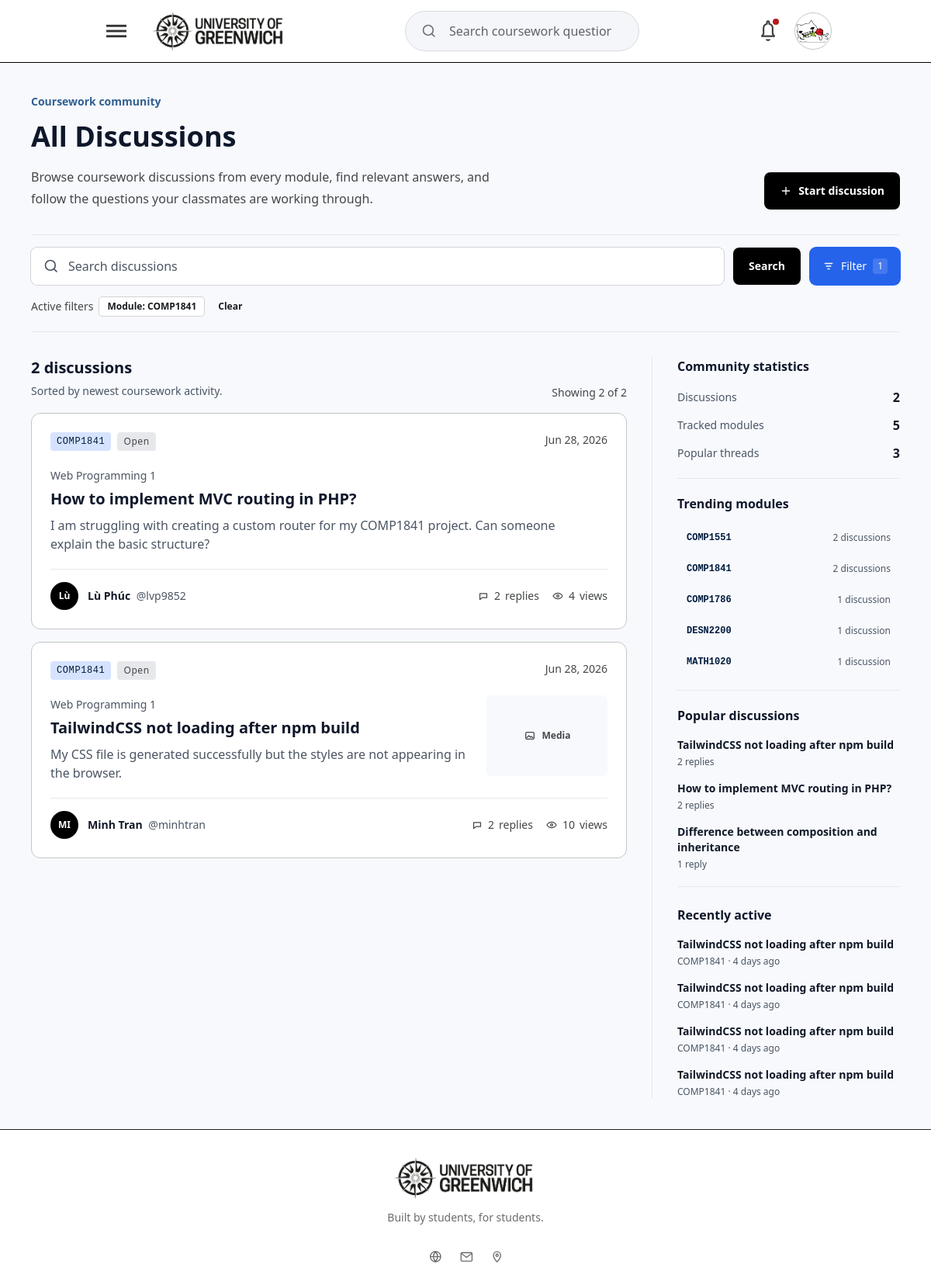
Page /discussions?module=COMP1841 (signed in) on the committed database.
### tables this page shows
CREATE TABLE `posts` (
  `id` int(11) NOT NULL AUTO_INCREMENT,
  `title` varchar(255) NOT NULL,
  `slug` varchar(255) DEFAULT NULL,
  `content` text NOT NULL,
  `status` enum('open','solved') DEFAULT 'open',
  `user_id` int(11) NOT NULL,
  `module_id` int(11) NOT NULL,
  `created_at` timestamp NOT NULL DEFAULT current_timestamp(),
  `updated_at` timestamp NULL DEFAULT NULL,
  `deleted_at` timestamp NULL DEFAULT NULL,
  PRIMARY KEY (`id`),
  UNIQUE KEY `slug` (`slug`),
  KEY `fk_posts_user` (`user_id`),
  KEY `fk_posts_module` (`module_id`),
  CONSTRAINT `fk_posts_module` FOREIGN KEY (`module_id`) REFERENCES `modules` (`id`) ON DELETE CASCADE,
  CONSTRAINT `fk_posts_user` FOREIGN KEY (`user_id`) REFERENCES `users` (`id`) ON DELETE CASCADE
);

CREATE TABLE `modules` (
  `id` int(11) NOT NULL AUTO_INCREMENT,
  `module_code` varchar(20) NOT NULL,
  `module_name` varchar(150) NOT NULL,
  `description` text DEFAULT NULL,
  `created_at` timestamp NOT NULL DEFAULT current_timestamp(),
  `updated_at` timestamp NULL DEFAULT NULL,
  PRIMARY KEY (`id`),
  UNIQUE KEY `module_code` (`module_code`)
);

### app/Views/discussions/index.php (the view, shortened to what the rows shown need)
<?php
$feedPosts = $posts ?? $discussions ?? [];
$popularDiscussions = $popularDiscussions ?? [];
$totalDiscussions = (int) ($totalDiscussions ?? count($feedPosts));
$discussionCountLabel = $totalDiscussions === 1 ? '1 discussion' : $totalDiscussions . ' discussions';
?>
<section class="box-border min-h-screen bg-[#f7f9fd] px-4 py-8 font-sans text-[#191c1f] sm:px-6 lg:px-10 lg:py-10">
    <div class="mx-auto flex max-w-[1280px] flex-col gap-8">
        <section class="grid gap-6 lg:grid-cols-[minmax(0,1fr)_auto] lg:items-end" aria-labelledby="discussions-title">
            <div class="max-w-3xl">
                <h1 id="discussions-title" class="mt-3 text-3xl font-semibold leading-tight text-[#0F172A] sm:text-4xl">
                    All Discussions
                </h1>
            </div>
        </section>
        <div class="grid gap-8 lg:grid-cols-[minmax(0,1fr)_320px]">
            <section class="min-w-0" aria-labelledby="discussion-feed-heading">
                <div class="mb-4 flex flex-wrap items-end justify-between gap-3">
                    <div>
                        <h2 id="discussion-feed-heading" class="text-xl font-semibold leading-7 text-[#0F172A]">
                            <?= htmlspecialchars($discussionCountLabel, ENT_QUOTES, 'UTF-8') ?>
                        </h2>
                    </div>
                </div>
                <?php if (!empty($feedPosts)): ?>
                    <div class="grid gap-4">
                        <?php foreach ($feedPosts as $post): ?>
                            <?php
                            $replyCount = (int) ($post['replies'] ?? $post['reply_count'] ?? 0);
                            $status = (string) ($post['status'] ?? 'Open');
                            $statusTone = (string) ($post['status_tone'] ?? (strtolower($status) === 'solved' ? 'green' : 'neutral'));
                            $postUrl = (string) ($post['url'] ?? '#');
                            $postTitle = (string) ($post['title'] ?? 'Untitled discussion');
                            $replyLabel = $replyCount === 1 ? 'reply' : 'replies';
                            $viewCount = (string) ($post['views'] ?? $post['view_count'] ?? '0');
                            $viewLabel = $viewCount === '1' ? 'view' : 'views';
                            ?>
                            <article class="group rounded-xl border border-[#c4c7c7] bg-white p-5 transition duration-200 hover:border-black focus-within:ring-2 focus-within:ring-black/10 sm:p-6">
                                <div class="flex flex-col gap-5">
                                    <div class="flex flex-wrap items-start justify-between gap-3">
                                        <div class="flex min-w-0 flex-wrap gap-2">
                                            <span class="inline-flex max-w-full items-center rounded bg-[#d6e3ff] px-2 py-1 font-mono text-xs font-medium tracking-[0.05em] text-[#001b3d]">
                                                <span class="truncate"><?= htmlspecialchars((string) ($post['module'] ?? 'MODULE'), ENT_QUOTES, 'UTF-8') ?></span>
                                            </span>
                                            <span class="inline-flex items-center gap-1 rounded px-2 py-1 text-xs font-medium tracking-[0.05em] <?= $statusTone === 'green' ? 'bg-[#dcfce7] text-[#166534]' : 'bg-[#e6e8ec] text-[#444748]' ?>">
                                                <?= htmlspecialchars($status, ENT_QUOTES, 'UTF-8') ?>
                                            </span>
                                        </div>
                                        <time class="text-sm font-medium text-[#444748]">
                                            <?= htmlspecialchars((string) ($post['created_at'] ?? $post['time'] ?? 'Recently'), ENT_QUOTES, 'UTF-8') ?>
                                        </time>
                                    </div>
                                    <div class="grid gap-4 sm:grid-cols-[minmax(0,1fr)_auto]">
                                        <div class="min-w-0">
                                            <?php if (!empty($post['module_name'])): ?>
                                                <p class="text-sm font-medium leading-6 text-[#4B5563]" dir="auto">
                                                    <?= htmlspecialchars((string) $post['module_name'], ENT_QUOTES, 'UTF-8') ?>
                                                </p>
                                            <?php endif; ?>
                                            <h3 class="mt-1 text-xl font-semibold leading-7 text-[#0F172A] [overflow-wrap:anywhere]" dir="auto">
                                                <a
                                                    href="<?= htmlspecialchars($postUrl, ENT_QUOTES, 'UTF-8') ?>"
                                                    class="rounded-sm transition duration-200 hover:text-emerald-800 focus-visible:outline-2 focus-visible:outline-offset-2 focus-visible:outline-black"
                                                >
                                                    <?= htmlspecialchars($postTitle, ENT_QUOTES, 'UTF-8') ?>
                                                </a>
                                            </h3>
                                            <p class="mt-2 line-clamp-2 max-w-2xl text-base leading-6 text-[#4B5563] [overflow-wrap:anywhere]" dir="auto">
                                                <?= htmlspecialchars((string) ($post['excerpt'] ?? 'No preview is available yet.'), ENT_QUOTES, 'UTF-8') ?>
                                            </p>
                                        </div>
                                    </div>
                                    <div class="flex flex-wrap items-center justify-between gap-4 border-t border-[#e6e8ec] pt-4">
                                        <div class="flex min-w-0 items-center gap-3">
                                            <span class="flex size-9 shrink-0 items-center justify-center rounded-full bg-black text-xs font-semibold text-white" aria-hidden="true">
                                                <?= htmlspecialchars((string) ($post['avatar'] ?? 'S'), ENT_QUOTES, 'UTF-8') ?>
                                            </span>
                                            <p class="min-w-0 text-sm leading-6 text-[#4B5563] [overflow-wrap:anywhere]" dir="auto">
                                                <span class="font-semibold text-[#111827]">
                                                    <?= htmlspecialchars((string) ($post['author'] ?? 'Student'), ENT_QUOTES, 'UTF-8') ?>
                                                </span>
                                                <?php if (!empty($post['author_handle'])): ?>
                                                    <span class="ml-1"><?= htmlspecialchars((string) $post['author_handle'], ENT_QUOTES, 'UTF-8') ?></span>
                                                <?php endif; ?>
                                            </p>
                                        </div>
                                        <div class="flex items-center gap-4 text-sm font-medium text-[#444748]" aria-label="Discussion engagement">
                                            <span class="inline-flex items-center gap-1.5">
                                                <svg viewBox="0 0 18 18" class="size-4 shrink-0" fill="none" aria-hidden="true">
                                                    <path d="M4 5.5h10v6H7.4L4 14.2V5.5Z" stroke="currentColor" stroke-width="1.4" stroke-linejoin="round" />
                                                </svg>
                                                <?= htmlspecialchars((string) $replyCount, ENT_QUOTES, 'UTF-8') ?>
                                                <span><?= htmlspecialchars($replyLabel, ENT_QUOTES, 'UTF-8') ?></span>
                                            </span>
                                            <span class="inline-flex items-center gap-1.5">
                                                <svg viewBox="0 0 20 20" class="size-4 shrink-0" fill="none" aria-hidden="true">
                                                    <path d="M2.5 10s2.7-4.5 7.5-4.5 7.5 4.5 7.5 4.5-2.7 4.5-7.5 4.5S2.5 10 2.5 10Z" stroke="currentColor" stroke-width="1.5" />
                                                    <circle cx="10" cy="10" r="1.8" stroke="currentColor" stroke-width="1.5" />
                                                </svg>
                                                <?= htmlspecialchars($viewCount, ENT_QUOTES, 'UTF-8') ?>
                                                <span><?= htmlspecialchars($viewLabel, ENT_QUOTES, 'UTF-8') ?></span>
                                            </span>
                                        </div>
                                    </div>
                                </div>
                            </article>
                        <?php endforeach; ?>
                    </div>
                <?php endif; ?>
            </section>
            <aside class="flex flex-col border-t border-[#e6e8ec] pt-2 lg:border-t-0 lg:border-l lg:pl-8 lg:pt-0" aria-label="Discussion sidebar">
                <section class="border-b border-[#e6e8ec] py-5 lg:pt-0" aria-labelledby="community-stats-heading">
                    <h2 id="community-stats-heading" class="text-base font-semibold text-[#0F172A]">Community statistics</h2>
                </section>
                <section class="border-b border-[#e6e8ec] py-5" aria-labelledby="trending-modules-heading">
                    <h2 id="trending-modules-heading" class="text-base font-semibold text-[#0F172A]">Trending modules</h2>
                </section>
                <section class="border-b border-[#e6e8ec] py-5" aria-labelledby="popular-discussions-heading">
                    <h2 id="popular-discussions-heading" class="text-base font-semibold text-[#0F172A]">Popular discussions</h2>
                    <div class="mt-4 grid gap-4">
                        <?php if (!empty($popularDiscussions)): ?>
                            <?php foreach ($popularDiscussions as $discussion): ?>
                                <a
                                    href="<?= htmlspecialchars((string) ($discussion['url'] ?? '#'), ENT_QUOTES, 'UTF-8') ?>"
                                    class="block rounded-md text-[#111827] transition duration-200 hover:text-emerald-800 focus-visible:outline-2 focus-visible:outline-offset-2 focus-visible:outline-black"
                                >
                                    <span class="block text-sm font-semibold leading-5 [overflow-wrap:anywhere]" dir="auto">
                                        <?= htmlspecialchars((string) ($discussion['title'] ?? 'Untitled discussion'), ENT_QUOTES, 'UTF-8') ?>
                                    </span>
                                    <span class="mt-1 block text-xs font-medium text-[#4B5563]">
                                        <?= htmlspecialchars((string) ($discussion['replies'] ?? 0), ENT_QUOTES, 'UTF-8') ?>
                                        <?= ((int) ($discussion['replies'] ?? 0)) === 1 ? 'reply' : 'replies' ?>
                                    </span>
                                </a>
                            <?php endforeach; ?>
                        <?php else: ?>
                            <p class="text-sm leading-6 text-[#4B5563]">Popular questions will appear when replies are added.</p>
                        <?php endif; ?>
                    </div>
                </section>
                <section class="pt-6" aria-labelledby="recently-active-heading">
                    <h2 id="recently-active-heading" class="text-base font-semibold text-[#0F172A]">Recently active</h2>
                </section>
            </aside>
        </div>
    </div>
</section>

### rows in the picture
posts: module.module_code "COMP1841", status "Open", created_at "Jun 28, 2026", module.module_name "Web Programming 1", title "How to implement MVC routing in PHP?", content "I am struggling with creating a custom router for my COMP1841 project. Can someone explain the basic structure?", avatar "Lù", author "Lù Phúc", author_handle "@lvp9852", replyCount "2", replyLabel "replies", viewCount "4", viewLabel "views", replies "2"
posts: title "Difference between composition and inheritance", replies "1", shows "reply"

### other values in the picture
$activeFilterCount - ($hasSearch ? 1 : 0) "1"
$filterLabel "Module: COMP1841"
$discussionCountLabel "2 discussions"
$visibleCount "2"
$totalDiscussions "2"
$post['module'] "COMP1841"
$status "Open"
$post['created_at'] "Jun 28, 2026"
$post['module_name'] "Web Programming 1"
$postTitle "TailwindCSS not loading after npm build"
$post['excerpt'] "My CSS file is generated successfully but the styles are not appearing in the browser."
$post['avatar'] "MI"
$post['author'] "Minh Tran"
$post['author_handle'] "@minhtran"
$replyCount "2"
